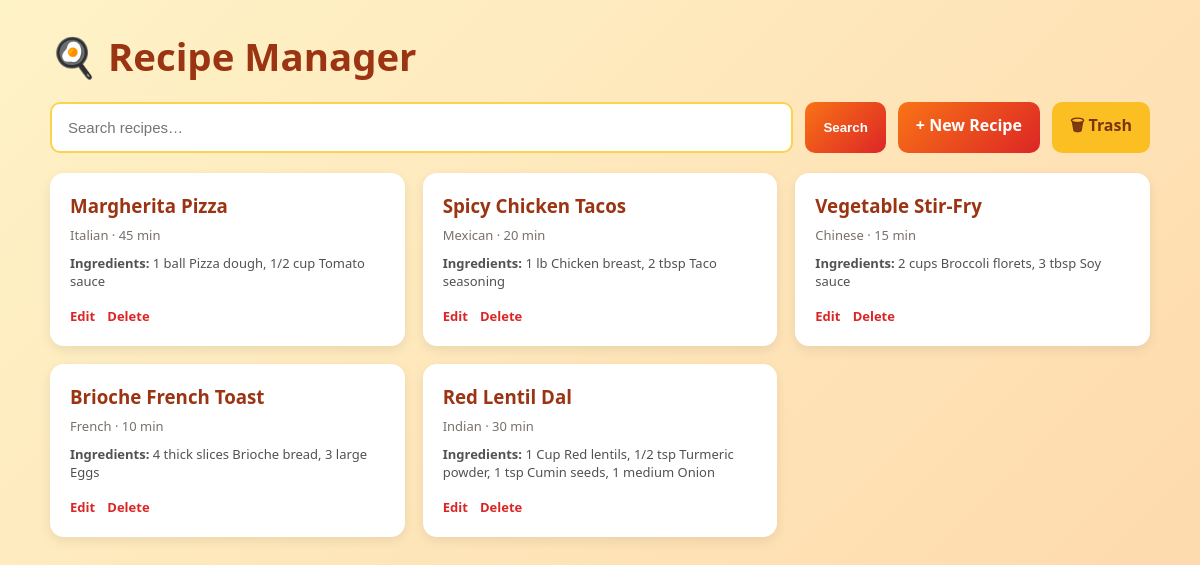
The page / on the database its author committed.
### kitchen/models.py (models this page shows, shortened)
class SoftDeleteModel(models.Model):
    is_deleted = models.BooleanField(default=False)
    deleted_at = models.DateTimeField(null=True, blank=True)
    created_at = models.DateTimeField(auto_now_add=True)
    updated_at = models.DateTimeField(auto_now=True)
    objects = SoftDeleteManager()
    all_objects = AllObjectsManager()
    class Meta:
        abstract = True   # no DB table for this base class itself

class Recipe(SoftDeleteModel):
    name = models.CharField(max_length=150)
    cuisine = models.CharField(max_length=80)
    prep_minutes = models.PositiveIntegerField()
    instructions = models.TextField()

class Ingredient(SoftDeleteModel):
    recipe = models.ForeignKey(Recipe, related_name='ingredients', on_delete=models.CASCADE)
    name = models.CharField(max_length=100)
    quantity = models.CharField(max_length=50)   # "2 cups", "1 tbsp"

### kitchen/views.py (the view)
# urls.py: path('', views.recipe_list, name='recipe_list'),
def recipe_list(request):
    search = RecipeSearchForm(request.GET or None)
    recipes = Recipe.objects.all().prefetch_related('ingredients')
    if search.is_valid() and search.cleaned_data['q']:
        q = search.cleaned_data['q']
        recipes = recipes.filter(Q(name__icontains=q) | Q(cuisine__icontains=q))
    return render(request, 'kitchen/recipe_list.html',
                  {'recipes': recipes, 'search': search})

### kitchen/forms.py
class RecipeSearchForm(forms.Form):
    q = forms.CharField(required=False, widget=forms.TextInput(
        attrs={'class': 'inp', 'placeholder': 'Search recipes…'}))

### kitchen/models.py (called while the page is built)
    def get_queryset(self):
        return super().get_queryset().filter(is_deleted=False)

### kitchen/templates/kitchen/recipe_list.html (shortened to what this page needs)
<!DOCTYPE html><html><head><title>Recipes</title>
</head><body>
<div class="container">
<h1>🍳 Recipe Manager</h1>
<form method="get" class="toolbar">
  {{ search.q }}
  <button class="btn btn-orange" type="submit">Search</button>
  <a class="btn btn-orange" href="{% url 'kitchen:recipe_add' %}">+ New Recipe</a>
  <a class="btn btn-ghost" href="{% url 'kitchen:trash_list' %}">🗑 Trash</a>
</form>
<div class="grid">
  {% for r in recipes %}
  <div class="card">
    <h3>{{ r.name }}</h3>
    <div class="meta">{{ r.cuisine }} · {{ r.prep_minutes }} min</div>
    <div class="ings"><b>Ingredients:</b>
      {% for i in r.ingredients.all %}{{ i.quantity }} {{ i.name }}{% if not forloop.last %}, {% endif %}{% endfor %}
    </div>
    <div class="actions">
      <a href="{% url 'kitchen:recipe_edit' r.pk %}">Edit</a>
      <a href="{% url 'kitchen:recipe_delete' r.pk %}">Delete</a>
    </div>
  </div>
  {% empty %}<p>No recipes yet.</p>{% endfor %}
</div>
</div></body></html>

### kitchen/templates/kitchen/recipe_list.html (style rules this page uses)
* { box-sizing:border-box;margin:0;padding:0; }
body { font-family:'Segoe UI',system-ui,sans-serif;background:linear-gradient(135deg,#fef3c7,#fed7aa);min-height:100vh;padding:30px;color:#1f2937; }
.container { max-width:1100px;margin:0 auto; }
h1 { font-size:2.4rem;color:#9a3412;margin-bottom:20px; }
.toolbar { display:flex;gap:12px;margin-bottom:20px; }
.inp { padding:12px 16px;border-radius:10px;border:2px solid #fcd34d;background:white;font-size:15px;flex:1; }
.btn { padding:12px 18px;border-radius:10px;border:0;font-weight:600;cursor:pointer;text-decoration:none;color:white; }
.btn-orange { background:linear-gradient(135deg,#f97316,#dc2626); }
.btn-ghost { background:#fbbf24;color:#78350f; }
.grid { display:grid;grid-template-columns:repeat(auto-fill,minmax(300px,1fr));gap:18px; }
.card { background:white;border-radius:14px;padding:20px;box-shadow:0 4px 12px rgba(0,0,0,.08);transition:transform .15s; }
.card h3 { color:#9a3412;margin-bottom:8px; }
.meta { color:#78716c;font-size:13px;margin-bottom:10px; }
.ings { font-size:13px;color:#525252;margin-bottom:14px; }
.actions a { font-size:13px;margin-right:8px;text-decoration:none;color:#dc2626;font-weight:600; }

### rows shown on the page
Recipe: name "Margherita Pizza", cuisine "Italian", prep_minutes "45"
Ingredient: quantity "1 ball", name "Pizza dough"
Ingredient: quantity "1/2 cup", name "Tomato sauce"
Recipe: name "Spicy Chicken Tacos", cuisine "Mexican", prep_minutes "20"
Ingredient: quantity "1 lb", name "Chicken breast"
Ingredient: quantity "2 tbsp", name "Taco seasoning"
Recipe: name "Vegetable Stir-Fry", cuisine "Chinese", prep_minutes "15"
Ingredient: quantity "2 cups", name "Broccoli florets"
Ingredient: quantity "3 tbsp", name "Soy sauce"
Recipe: name "Brioche French Toast", cuisine "French", prep_minutes "10"
Ingredient: quantity "4 thick slices", name "Brioche bread"
Ingredient: quantity "3 large", name "Eggs"
Recipe: name "Red Lentil Dal", cuisine "Indian", prep_minutes "30"
Ingredient: quantity "1 Cup", name "Red lentils"
Ingredient: quantity "1/2 tsp", name "Turmeric powder"
Ingredient: quantity "1 tsp", name "Cumin seeds"
Ingredient: quantity "1 medium", name "Onion"
